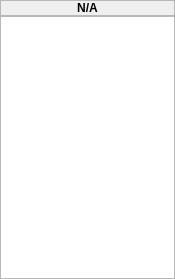
<?xml version="1.0" encoding="UTF-8"?>
<ui version="4.0">
 <class>BookViewPanel</class>
 <widget class="QWidget" name="BookViewPanel">
  <property name="geometry">
   <rect>
    <x>0</x>
    <y>0</y>
    <width>175</width>
    <height>279</height>
   </rect>
  </property>
  <property name="windowTitle">
   <string>Form</string>
  </property>
  <layout class="QVBoxLayout" name="verticalLayout">
   <property name="spacing">
    <number>0</number>
   </property>
   <property name="leftMargin">
    <number>0</number>
   </property>
   <property name="topMargin">
    <number>0</number>
   </property>
   <property name="rightMargin">
    <number>0</number>
   </property>
   <property name="bottomMargin">
    <number>0</number>
   </property>
   <item>
    <widget class="QFrame" name="m_bboFrame">
     <property name="sizePolicy">
      <sizepolicy hsizetype="Preferred" vsizetype="Preferred">
       <horstretch>0</horstretch>
       <verstretch>0</verstretch>
      </sizepolicy>
     </property>
     <property name="styleSheet">
      <string notr="true">QLineEdit{background: rgb(214, 211, 206);}</string>
     </property>
     <property name="frameShape">
      <enum>QFrame::StyledPanel</enum>
     </property>
     <property name="frameShadow">
      <enum>QFrame::Sunken</enum>
     </property>
     <layout class="QHBoxLayout" name="horizontalLayout" stretch="1,0,1">
      <property name="spacing">
       <number>0</number>
      </property>
      <property name="leftMargin">
       <number>0</number>
      </property>
      <property name="topMargin">
       <number>0</number>
      </property>
      <property name="rightMargin">
       <number>0</number>
      </property>
      <property name="bottomMargin">
       <number>0</number>
      </property>
      <item>
       <widget class="QLabel" name="m_bboPriceLabel">
        <property name="font">
         <font>
          <family>Arial</family>
          <weight>75</weight>
          <bold>true</bold>
         </font>
        </property>
        <property name="styleSheet">
         <string notr="true"/>
        </property>
        <property name="text">
         <string/>
        </property>
        <property name="textFormat">
         <enum>Qt::AutoText</enum>
        </property>
        <property name="scaledContents">
         <bool>false</bool>
        </property>
        <property name="alignment">
         <set>Qt::AlignCenter</set>
        </property>
       </widget>
      </item>
      <item>
       <widget class="QLabel" name="m_bboSeparatorLabel">
        <property name="font">
         <font>
          <family>Arial</family>
          <weight>75</weight>
          <bold>true</bold>
         </font>
        </property>
        <property name="styleSheet">
         <string notr="true"/>
        </property>
        <property name="text">
         <string>N/A</string>
        </property>
        <property name="alignment">
         <set>Qt::AlignCenter</set>
        </property>
       </widget>
      </item>
      <item>
       <widget class="QLabel" name="m_bboQuantityLabel">
        <property name="font">
         <font>
          <family>Arial</family>
          <weight>75</weight>
          <bold>true</bold>
         </font>
        </property>
        <property name="styleSheet">
         <string notr="true"/>
        </property>
        <property name="text">
         <string/>
        </property>
        <property name="alignment">
         <set>Qt::AlignCenter</set>
        </property>
       </widget>
      </item>
     </layout>
    </widget>
   </item>
   <item>
    <widget class="QTableView" name="m_bookView">
     <property name="focusPolicy">
      <enum>Qt::NoFocus</enum>
     </property>
     <property name="verticalScrollBarPolicy">
      <enum>Qt::ScrollBarAlwaysOff</enum>
     </property>
     <property name="horizontalScrollBarPolicy">
      <enum>Qt::ScrollBarAlwaysOff</enum>
     </property>
     <property name="selectionMode">
      <enum>QAbstractItemView::NoSelection</enum>
     </property>
     <property name="showGrid">
      <bool>false</bool>
     </property>
     <attribute name="horizontalHeaderVisible">
      <bool>false</bool>
     </attribute>
     <attribute name="horizontalHeaderHighlightSections">
      <bool>false</bool>
     </attribute>
     <attribute name="horizontalHeaderMinimumSectionSize">
      <number>1</number>
     </attribute>
     <attribute name="horizontalHeaderStretchLastSection">
      <bool>true</bool>
     </attribute>
     <attribute name="verticalHeaderVisible">
      <bool>false</bool>
     </attribute>
     <attribute name="verticalHeaderHighlightSections">
      <bool>false</bool>
     </attribute>
    </widget>
   </item>
  </layout>
 </widget>
 <resources/>
 <connections/>
</ui>
